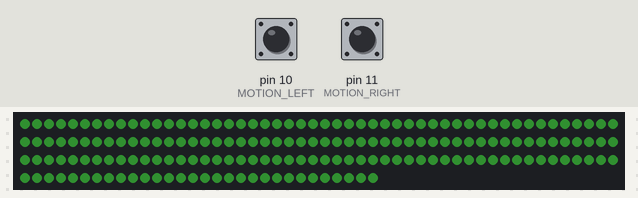
The sketch below on a simulated Arduino Uno, built with avr-gcc and run on an emulated ATmega328P. Shown: 180 RGB LEDs in strip order, left to right, continuing on the next row. Inputs (shaded band) come from the test bench; at power-on: pin 10 (MOTION_LEFT) LOW, pin 11 (MOTION_RIGHT) LOW. Dim RGB values are drawn brighter than linear; colours are those a GRB WS2812 strip shows for the declared byte order.

Above: at 0.1 s.
At 2.1 s:
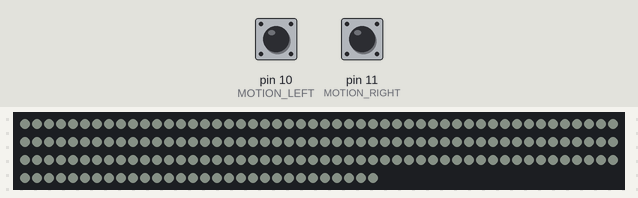
4.3 s: pin 10 (MOTION_LEFT) pulled HIGH for 0.15 s
At 4.96 s:
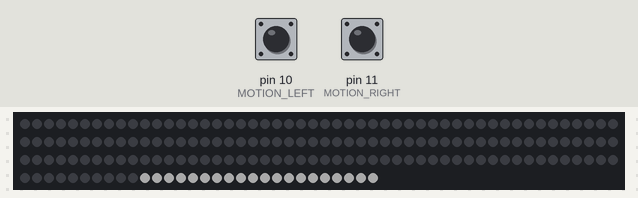
Timing chart, 0 to 7.3 s (numbered marks = the images above; inputs shaded):
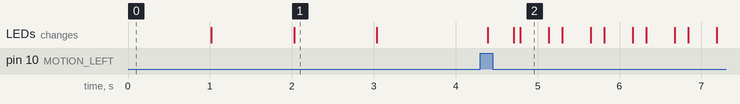

Measured:
- after the input at 4.3 s, the LEDs: first change after 0.09 s (image 2 shows a later state)
- what the display in image 1 shows lasts 1.0 s, from 2.0 s to 3.0 s

The sketch:

hallwaylights.ino
```cpp
#include "FastLED.h"

#define NUM_LEDS 180
#define LED_DATA_PIN 9
#define LEDS_PER_STAIR 20           // Number of Leds per stair.
CRGB leds[NUM_LEDS];
int onTime = 20*1000;               // 20 seconds
int MOTION_LEFT = 10;
int MOTION_RIGHT = 11;
int fadeTimeDiff = 20;


void setup() {
  FastLED.addLeds<WS2812, LED_DATA_PIN, BRG>(leds, NUM_LEDS);
  pinMode(MOTION_LEFT, INPUT);
  pinMode(MOTION_RIGHT, INPUT);
  startupLEDsTest();
}

void loop() {
  if (digitalRead(MOTION_LEFT) == HIGH) {
    fadeInLeft();
    delay(onTime);
    fadeOut();
  } else {
    if (digitalRead(MOTION_RIGHT) == HIGH) {
    fadeInRight();
    delay(onTime);
    fadeOut();
  }
   }
}
void fadeInRight() {
  for (int stair = 0; stair < NUM_LEDS; stair += LEDS_PER_STAIR) {
    for (int b = 0; b < 175; b += 10) {
      for (int led = stair ; led < stair + LEDS_PER_STAIR; led++) {
        leds[led] = CHSV(0,0,b);
      }
      FastLED.show();
      delay(fadeTimeDiff);
    }
  }
}

void fadeInLeft() {
 for (int stair = NUM_LEDS - LEDS_PER_STAIR; stair >= 0; stair -= LEDS_PER_STAIR) {
    for (int b = 0; b < 175; b += 10) {
      for (int led = stair ; led < stair + LEDS_PER_STAIR; led++) {
        leds[led] = CHSV(0,0,b);
      }
      FastLED.show();
      delay(fadeTimeDiff);
    }
  }
}

void startupLEDsTest() {
  // startup blink test to confirm LEDs are working.
  FastLED.setBrightness(100);
  fill_solid(leds, NUM_LEDS, CHSV(161,99,99));
  FastLED.show();
  delay(1000);
  fill_solid(leds, NUM_LEDS, CHSV(161,57,99));
  FastLED.show();
  delay(1000);
  fill_solid(leds, NUM_LEDS, CHSV(161,12,99));
  FastLED.show();
  delay(1000);
  FastLED.clear();
  FastLED.show();
}

void fadeOut() {
  for (int led = 0; led < NUM_LEDS; led++) {
    leds[led] = CHSV(0,0,0);
  }
  for (int b = 255; b > 0; b -= 40) {
    FastLED.setBrightness(b);
    FastLED.show();
    delay(fadeTimeDiff);
  }
  for (int led = 0; led < NUM_LEDS; led++) {
    leds[led] = CHSV(0,0,0);
  }
  FastLED.show();
}
```
